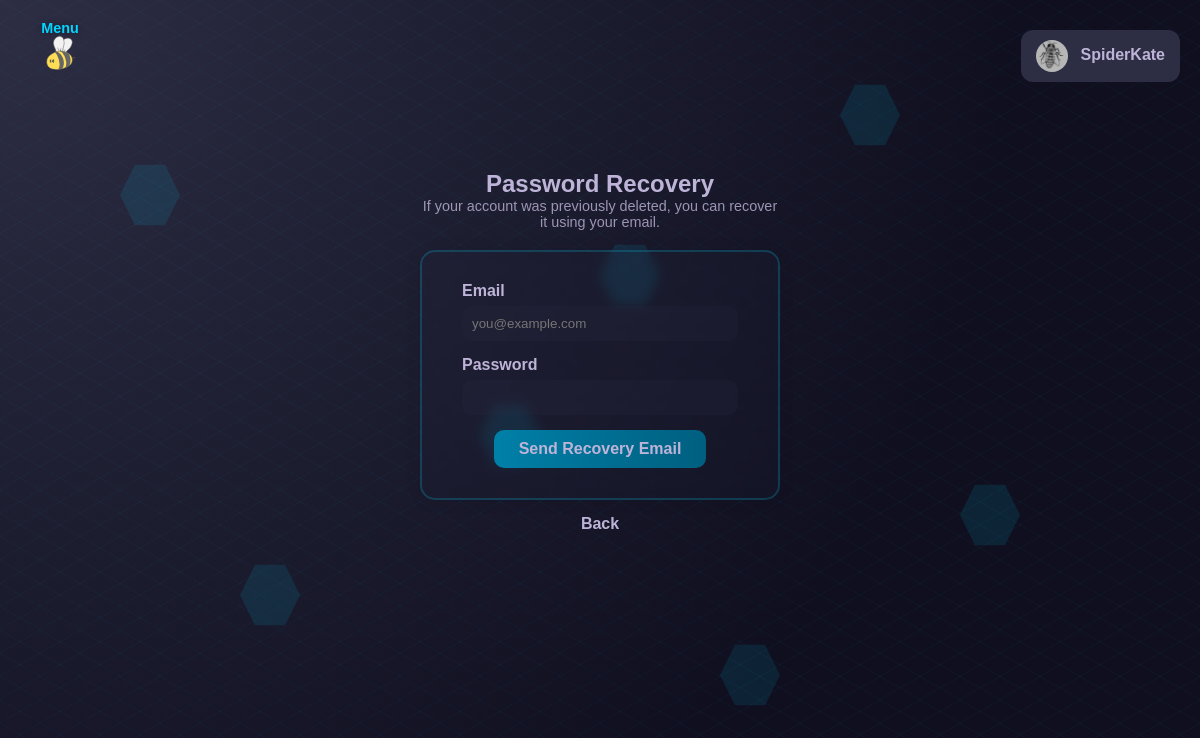
The page /recover (signed in) on the database its author committed.
### tables this page shows
CREATE TABLE users (
    id INTEGER PRIMARY KEY AUTOINCREMENT,
    name TEXT,
    surname TEXT,
    username TEXT NOT NULL,
    email TEXT NOT NULL,
    password TEXT NOT NULL,
    dob TEXT NOT NULL,
    bio TEXT,
    avatar_path TEXT,
    social_links TEXT,
    last_login_at TEXT,
    bee_points INTEGER DEFAULT 5000,
    deleted INTEGER DEFAULT 0,
    deleted_at TEXT,
    recovery_username TEXT
);

### app.py (the view, shortened to what this page needs)
@app.route("/recover", methods=["GET", "POST"])
def recover_account():
    return render_template("recover.html")

### app.py (called while the page is built)
@app.before_request
def load_logged_in_user():
    g.avatar_path = None
    g.user_theme = 'bee'
    g.user_language = session.get("user_language", "en")
    g.trans = translations
    username = session.get('username')
    if username:
        conn = sqlite3.connect('beevy.db')
        cursor = conn.cursor()
        cursor.execute("SELECT avatar_path FROM users WHERE username=?", (username,))
        row = cursor.fetchone()
        if row and row[0]:
            g.avatar_path = row[0]
        cursor.execute("SELECT theme FROM preferences WHERE user_id = (SELECT id FROM users WHERE username=?)", (username,))
        pref_row = cursor.fetchone()
        if pref_row and pref_row[0]:
            g.user_theme = pref_row[0]
        conn.close()

@app.context_processor
def inject_t():
    def t(key, **kwargs):
        text = translations.get(key, g.user_language, default=key)
        if kwargs:
            text = text.format(**kwargs)
        return text
    return dict(t=t)

### translations.py (called while the page is built)
    def get(self, key, language='en', default=''):
        if language not in self.strings:
            language = 'en'  # Fallback to English
        keys = key.split('.')
        value = self.strings.get(language, {})
        for k in keys:
            if isinstance(value, dict):
                value = value.get(k)
            else:
                return default
        return value if value else default

### templates/recover.html (shortened to what this page needs)
{% extends "base.html" %}
{% block extra_css %}
<link rel="stylesheet" href="/static/css/register.css">
{% endblock %}
{% block content %}
<div class="form-container">
    <h2>{{ t('auth.password_recovery') }}</h2>
    <p class="muted">
        {{ t('messages.account_recovery_help') }}
    </p>
    <form method="POST">
        <label for="email">{{ t('auth.email') }}</label>
        <input type="email" id="email" name="email" required class="input" placeholder="you@example.com" value="{{email}}">
        <label for="password">{{ t('auth.password') }}</label>
        <input type="password" id="password" name="password" required class="input">
        <button type="submit" class="submit">{{ t('auth.recover_button') }}</button>
    </form>
    <p class="auth-alt">
        <a href="{{ url_for('login') }}">{{ t('buttons.back') }}</a>
    </p>
</div>
{% endblock %}

### templates/base.html (shortened to what this page needs)
<!DOCTYPE html>
<html lang="en">
<head>
    <link rel="stylesheet" href="/static/css/base.css">
    {% if g.user_theme and g.user_theme != 'bee' %}
        <link rel="stylesheet" href="/static/css/theme-{{ g.user_theme }}.css">
    {% endif %}
    {% block extra_css %}{% endblock %}
</head>
<div class="hex-bg-container">
        <div class="hex-bg" style="--x:10%; --y:20%; --delay:0s;"></div>
        <div class="hex-bg" style="--x:50%; --y:30%; --delay:1s;"></div>
        <div class="hex-bg" style="--x:80%; --y:60%; --delay:2s;"></div>
        <div class="hex-bg" style="--x:20%; --y:70%; --delay:3s;"></div>
        <div class="hex-bg" style="--x:70%; --y:10%; --delay:4s;"></div>
        <div class="hex-bg" style="--x:40%; --y:50%; --delay:5s;"></div>
        <div class="hex-bg" style="--x:60%; --y:80%; --delay:6s;"></div>
    </div>
<body class="{{ page }}">
<img src="/static/images/beee.svg" id="bee-toggle" class="bee-toggle" onclick="toggleSidebar()" alt="bee toggle" title="Menu">
<div class="menu-label">Menu</div>
    {% if session.username %}
<div class="user-menu">
    <div class="user-menu-button" onclick="toggleMenu()">
        {% if g.avatar_path %}
            <div style="position: relative; display: inline-block;">
                <img src="{{ url_for('static', filename=g.avatar_path) }}" class="user-avatar">
                <div style="position: absolute; top:0; left:0; width:100%; height:100%;"></div>
            </div>
        {% else %}
            <div style="position: relative; display: inline-block;">
                <img src="{{ url_for('static', filename='images/default_avatar.png') }}" class="user-avatar">
                <div style="position: absolute; top:0; left:0; width:100%; height:100%;"></div>
            </div>
        {% endif %}
        {{ session.get('username') }}
    </div>
</div>
{% endif %}
<div class="app">
    <main class="content">
        {% block content %}{% endblock %}
    </main>
</div>
</body>
</html>

### static/css/theme-dark.css (style rules this page uses)
:root { --primary-bg: #1a1a2e; --primary-bg-light: #2d2d44; --primary-bg-dark: #0f0f1f; --primary-text: #beb4d8; --text-main: #beb4d8; --text-muted: rgb(190 180 216 / 60%); --accent-color: #00d4ff; --accent-light: #33e0ff; --accent: #00d4ff; --glass-bg: rgb(45 45 68 / 12%); --glass-bg-light: rgb(45 45 68 / 18%); --glass-border: rgb(0 212 255 / 20%); --glass-border-light: rgb(0 212 255 / 30%); --glass-blur: blur(6px); --tool-filter: invert(70%) sepia(100%) saturate(3480%) hue-rotate(245deg) brightness(43%) contrast(50%); --bucket-filter: invert(70%) sepia(100%) saturate(3480%) hue-rotate(235deg) brightness(43%) contrast(50%); --tool-filter-hover: invert(70%) sepia(100%) saturate(7480%) hue-rotate(205deg) brightness(183%) contrast(130%); --bucket-filter-hover: invert(32%) sepia(90%) saturate(2000%) hue-rotate(165deg) brightness(90%) contrast(600%); --span-muted-filter: var(--accent-color); --shadow-accent: 0 0 10px rgb(0 212 255 / 40%); --btn-bg: linear-gradient(90deg, #0080a8, #005f80); --btn-bg-hover: linear-gradient(90deg, #00a0cc, #007aa3); --btn-shadow-hover: 0 0 10px rgb(0 212 255 / 40%); --sidebar-bg: rgb(15 15 31 / 40%); --sidebar-border: rgb(0 212 255 / 15%); --input-bg: rgb(45 45 68 / 20%); --input-bg-focus: rgb(45 45 68 / 30%); --input-border: rgb(0 212 255 / 30%); --input-border-focus: #00d4ff; --input-shadow-focus: 0 0 10px rgb(0 212 255 / 40%); --msg-info-bg: rgb(147 197 253 / 12%); --msg-info-text: #8ccaff; --msg-info-outline: rgb(147 197 253 / 40%); --msg-success-bg: rgb(111 207 151 / 12%); --msg-success-text: #7cd9a3; --msg-success-outline: rgb(111 207 151 / 40%); --msg-error-bg: rgb(248 113 113 / 12%); --msg-error-text: #ff8a8a; --msg-error-outline: rgb(248 113 113 / 40%); --hex-bg: rgb(0 212 255 / 10%); --radius: 18px; --radius-md: 15px; --radius-sm: 12px; --radius-xs: 10px; --transition: 0.3s; }

### static/css/register.css (style rules this page uses)
form { background: var(--glass-bg); border: 2px solid var(--glass-border); border-radius: var(--radius-md); padding: 30px 40px; min-width: 200px; max-width: 600px; box-shadow: 0 0 15px color-mix(in srgb, var(--bg-dark) 10%, transparent); backdrop-filter: var(--glass-blur); position: relative; z-index: 1; }
label { color: var(--text-main); font-weight: bold; display: block; margin-bottom: 6px; text-align: left; }
.input { width: 100%; padding: 10px; border-radius: var(--radius-xs); border: none; background: var(--glass-bg-light); color: var(--text-main); outline: none; margin-bottom: 15px; transition: var(--transition-speed); }
.submit { background: var(--btn-bg); color: var(--text-main); border: none; padding: 10px 25px; border-radius: var(--radius-xs); cursor: pointer; transition: var(--transition-speed); font-weight: bold; }

### rows shown on the page
users: avatar_path (picture), get "SpiderKate"

### other values the page prints
{{ t('auth.password_recovery') }} "Password Recovery"
{{ t('messages.account_recovery_help') }} "If your account was previously deleted, you can recover it using your email."
{{ t('auth.email') }} "Email"
{{ t('auth.password') }} "Password"
{{ t('auth.recover_button') }} "Send Recovery Email"
{{ t('buttons.back') }} "Back"
